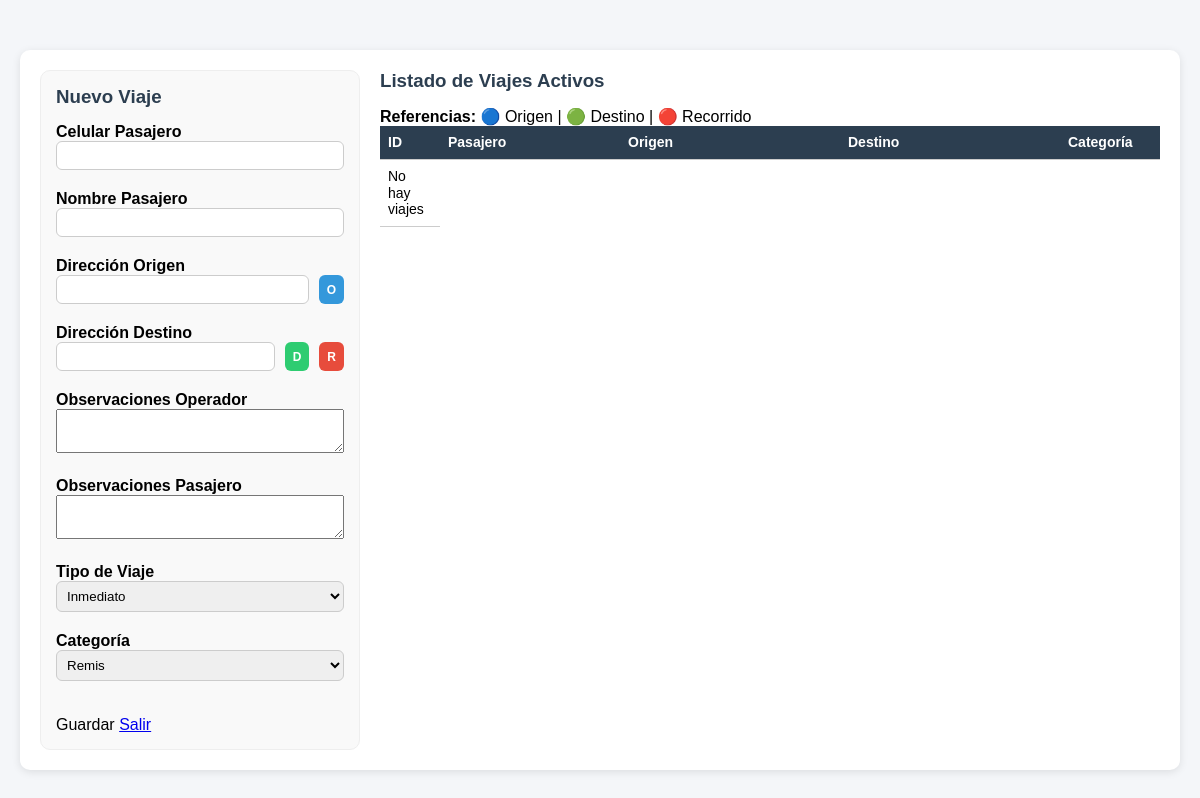
The app's page /php/00_administracion/despacho_viajes/listado_viajes.php (signed in), older data.
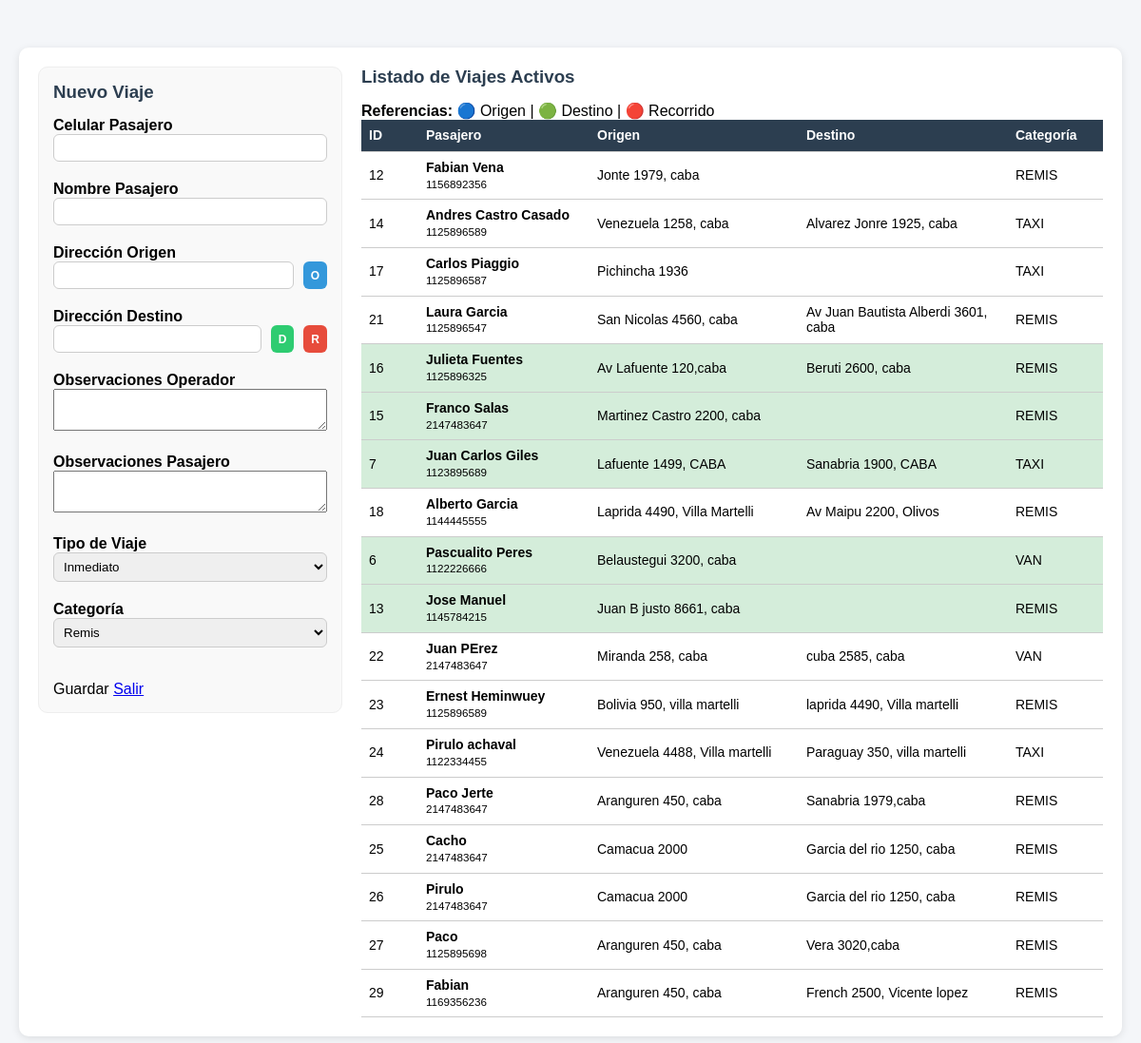
The same page, newer data.
### tables this page shows
CREATE TABLE `viajes_despacho` (
  `id` int(20) NOT NULL,
  `cel_pasaj` int(10) NOT NULL,
  `nombre_pasaj` varchar(50) NOT NULL,
  `direccion_origen` varchar(70) NOT NULL,
  `direccion_destino` varchar(70) NOT NULL,
  `obs_operador` varchar(500) NOT NULL,
  `obs_pasaj` varchar(500) NOT NULL,
  `estado` varchar(15) NOT NULL,
  `diferido` varchar(20) NOT NULL,
  `fecha` date DEFAULT NULL,
  `hora` varchar(11) DEFAULT NULL,
  `categoria_movil` varchar(15) NOT NULL,
  `origen_lat` decimal(10,8) DEFAULT NULL,
  `origen_lng` decimal(11,8) DEFAULT NULL,
  `destino_lat` decimal(10,8) DEFAULT NULL,
  `destino_lng` decimal(11,8) DEFAULT NULL,
  `cc` int(4) DEFAULT NULL,
  `centro_de_costo` int(4) DEFAULT NULL,
  `id_autorizante` int(11) DEFAULT NULL,
  `obs_viaje` varchar(255) NOT NULL
);

### funciones/funciones.php (called while the page is built, shortened)
<?php
$host = "localhost";
$dbname = "app_viajes";
$user = "root";
$password = "belgrado";
try {
    $db = new PDO("mysql:host=$host;dbname=$dbname;charset=utf8", $user, $password);
    $db->setAttribute(PDO::ATTR_ERRMODE, PDO::ERRMODE_EXCEPTION);
} catch (PDOException $e) {
    echo "Error de conexión: " . $e->getMessage();
    exit;
}
?>
<?php
function obtenerViajes()
{
    global $db;
    $sql = "SELECT
                vd.*,
                ce.razon_social AS empresa
            FROM viajes_despacho vd
            LEFT JOIN cuenta_empresa ce
                ON vd.cc = ce.id
            ORDER BY
                CASE WHEN vd.diferido = 'No' THEN 0 ELSE 1 END,
                CASE WHEN vd.diferido = 'No' THEN vd.id END ASC,
                vd.fecha ASC,
                vd.hora ASC";
    return $db->query($sql)->fetchAll(PDO::FETCH_ASSOC);
}

### php/00_administracion/despacho_viajes/listado_viajes.php (the view, shortened to what the changed rows need)
<?php
include_once "../../../funciones/funciones.php";
$viajes = obtenerViajes();
?>
<!DOCTYPE html>
<html lang="es">
<head>
    <link rel="stylesheet" href="../../../css/estilos.css">
    <link rel="stylesheet" href="https://unpkg.com/leaflet@1.9.4/dist/leaflet.css" />
    <link rel="stylesheet" href="../../../css/listado_viajes.css">
</head>
<body>
    <div class="container">
        <div class="card operadores-layout">
            <div class="col-tabla">
                <table class="table">
                    <thead>
                        <tr>
                            <th class="col-id">ID</th>
                            <th class="col-pasajero">Pasajero</th>
                            <th class="col-direccion">Origen</th>
                            <th class="col-direccion">Destino</th>
                            <th class="col-cat">Categoría</th>
                        </tr>
                    </thead>
                    <tbody>
                        <?php if (empty($viajes)): ?>
                            <tr>
                                <td colspan="8">No hay viajes</td>
                            </tr>
                            <?php else: foreach ($viajes as $v): ?>
                                <tr style="<?= $v['diferido'] == "Si" ? 'background:#d4edda;' : '' ?>">
                                    <td class="col-id"><?= $v['id'] ?></td>
                                    <td class="col-pasajero">
                                        <strong><?= htmlspecialchars($v['nombre_pasaj']) ?></strong><br>
                                        <small><?= htmlspecialchars($v['cel_pasaj']) ?></small>
                                    </td>
                                    <td class="col-direccion">
                                        <?= htmlspecialchars($v['direccion_origen']) ?>
                                    </td>
                                    <td class="col-direccion">
                                        <?= htmlspecialchars($v['direccion_destino']) ?>
                                    </td>
                                    <td class="col-cat"><?= $v['categoria_movil'] ?></td>
                                </tr>
                        <?php endforeach;
                        endif; ?>
                    </tbody>
                </table>
            </div>
        </div>
    </div>
</body>
</html>

Row changes from the older to the newer data that the page shows:
added viajes_despacho: id "12", nombre_pasaj "Fabian Vena", cel_pasaj "1156892356", direccion_origen "Jonte 1979, caba", categoria_movil "REMIS"
added viajes_despacho: id "14", nombre_pasaj "Andres Castro Casado", cel_pasaj "1125896589", direccion_origen "Venezuela 1258, caba", direccion_destino "Alvarez Jonre 1925, caba", categoria_movil "TAXI"
added viajes_despacho: id "17", nombre_pasaj "Carlos Piaggio", cel_pasaj "1125896587", direccion_origen "Pichincha 1936", categoria_movil "TAXI"
added viajes_despacho: id "21", nombre_pasaj "Laura Garcia", cel_pasaj "1125896547", direccion_origen "San Nicolas 4560, caba", direccion_destino "Av Juan Bautista Alberdi 3601, caba", categoria_movil "REMIS"
added viajes_despacho: id "16", nombre_pasaj "Julieta Fuentes", cel_pasaj "1125896325", direccion_origen "Av Lafuente 120,caba", direccion_destino "Beruti 2600, caba", categoria_movil "REMIS", diferido "Si" (drawn)
added viajes_despacho: id "15", nombre_pasaj "Franco Salas", cel_pasaj "2147483647", direccion_origen "Martinez Castro 2200, caba", categoria_movil "REMIS", diferido "Si" (drawn)
added viajes_despacho: id "7", nombre_pasaj "Juan Carlos Giles", cel_pasaj "1123895689", direccion_origen "Lafuente 1499, CABA", direccion_destino "Sanabria 1900, CABA", categoria_movil "TAXI", diferido "Si" (drawn)
added viajes_despacho: id "18", nombre_pasaj "Alberto Garcia", cel_pasaj "1144445555", direccion_origen "Laprida 4490, Villa Martelli", direccion_destino "Av Maipu 2200, Olivos", categoria_movil "REMIS"
added viajes_despacho: id "6", nombre_pasaj "Pascualito Peres", cel_pasaj "1122226666", direccion_origen "Belaustegui 3200, caba", categoria_movil "VAN", diferido "Si" (drawn)
added viajes_despacho: id "13", nombre_pasaj "Jose Manuel", cel_pasaj "1145784215", direccion_origen "Juan B justo 8661, caba", categoria_movil "REMIS", diferido "Si" (drawn)
added viajes_despacho: id "22", nombre_pasaj "Juan PErez", cel_pasaj "2147483647", direccion_origen "Miranda 258, caba", direccion_destino "cuba 2585, caba", categoria_movil "VAN"
added viajes_despacho: id "23", nombre_pasaj "Ernest Heminwuey", cel_pasaj "1125896589", direccion_origen "Bolivia 950, villa martelli", direccion_destino "laprida 4490, Villa martelli", categoria_movil "REMIS"
added viajes_despacho: id "24", nombre_pasaj "Pirulo achaval", cel_pasaj "1122334455", direccion_origen "Venezuela 4488, Villa martelli", direccion_destino "Paraguay 350, villa martelli", categoria_movil "TAXI"
added viajes_despacho: id "28", nombre_pasaj "Paco Jerte", cel_pasaj "2147483647", direccion_origen "Aranguren 450, caba", direccion_destino "Sanabria 1979,caba", categoria_movil "REMIS"
added viajes_despacho: id "25", nombre_pasaj "Cacho", cel_pasaj "2147483647", direccion_origen "Camacua 2000", direccion_destino "Garcia del rio 1250, caba", categoria_movil "REMIS"
added viajes_despacho: id "26", nombre_pasaj "Pirulo", cel_pasaj "2147483647", direccion_origen "Camacua 2000", direccion_destino "Garcia del rio 1250, caba", categoria_movil "REMIS"
added viajes_despacho: id "27", nombre_pasaj "Paco", cel_pasaj "1125895698", direccion_origen "Aranguren 450, caba", direccion_destino "Vera 3020,caba", categoria_movil "REMIS"
added viajes_despacho: id "29", nombre_pasaj "Fabian", cel_pasaj "1169356236", direccion_origen "Aranguren 450, caba", direccion_destino "French 2500, Vicente lopez", categoria_movil "REMIS"
Text that changed along with them:
text no longer shown: "No hay viajes"
